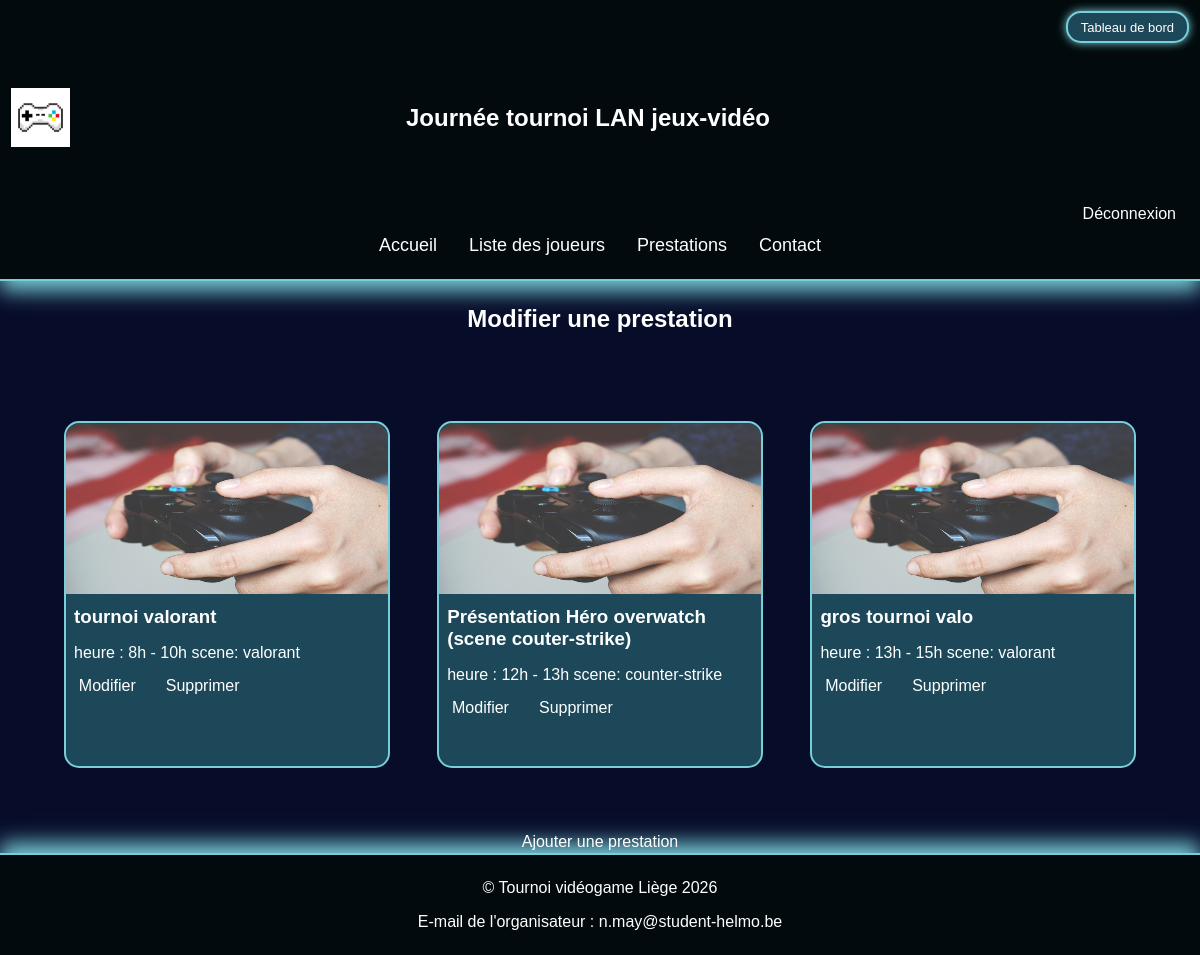
Screenshot of /modifierPrestation.php (signed in) with the database file from the repository.
### tables this page shows
CREATE TABLE `prestation` (
  `idPrestation` int(2) NOT NULL,
  `titre` varchar(50) NOT NULL,
  `description` varchar(200) NOT NULL,
  `image` varchar(100) NOT NULL,
  `idScene` int(2) NOT NULL,
  `idJoueur` int(2) NOT NULL,
  `idheure` int(2) DEFAULT NULL
);

CREATE TABLE `heure` (
  `idHeure` int(1) NOT NULL,
  `Heure1` int(1) NOT NULL,
  `Heure2` int(1) NOT NULL
);

CREATE TABLE `scene` (
  `idScene` int(2) NOT NULL,
  `nom` varchar(50) NOT NULL
);

### app/Model/Joueur.php (called while the page is built, shortened)
<?php
require_once __DIR__ . "/utilisateur.php";
require_once __DIR__ . "/prestation.php";
class Joueur
{
    private int $idJoueur;
    public function getIdJoueur() :int {
        return $this->idJoueur;
    }
    public function getPrestations() {
         $pdo = Database::getPDO();
        $requete = $pdo->prepare("SELECT idPrestation AS idPrestation, idScene AS idScene, idJoueur AS idJoueur, idheure AS idHeure, titre AS titre, description AS description, image AS image FROM prestation WHERE idJoueur = :id");
        $requete->bindValue(':id',$this->getIdJoueur(),PDO::PARAM_INT);
        $requete->execute();
        $requete->setFetchMode(PDO::FETCH_CLASS,Prestation::class);
        return $requete->fetchAll() ;
    }
}
?>

### app/Model/utilisateur.php (called while the page is built, shortened)
<?php
require_once __DIR__ . "/Joueur.php";
class Utilisateur
{
    private int $idUser;
    public function getIdUser(): int
    {
        return $this->idUser;
    }
    public function getIdUtilisateur(): int
    {
        return $this->getIdUser();
    }
    public static function findByEmail(string $email)
    {
        $pdo = Database::getPDO();
        $requete = $pdo->prepare("SELECT idUser AS idUser, nom, prenom, motDePasse AS password, Email AS email FROM utilisateur WHERE Email = :email");
        $requete->bindValue(':email', $email, PDO::PARAM_STR);
        $requete->execute();
        $requete->setFetchMode(PDO::FETCH_CLASS, Utilisateur::class);
        return $requete->fetch() ?: null;
    }
    public function getJoueur(): ?Joueur
    {
       $pdo = Database::getPDO();
        $requete = $pdo->prepare("SELECT idJoueur AS idJoueur, pseudo, photo, description, idUtilisateur FROM joueur WHERE idUtilisateur = :id");
        $requete->bindValue(':id', $this->getIdUtilisateur(), PDO::PARAM_INT);
        $requete->execute();
        $requete->setFetchMode(PDO::FETCH_CLASS, Joueur::class);
        return $requete->fetch() ?: null;
    }
}

### app/Model/prestation.php (called while the page is built, shortened)
<?php
require_once __DIR__ . "/Scene.php";
require_once __DIR__ . "/Heure.php";
require_once __DIR__ . "/Joueur.php";
class Prestation
{
    private ?int $idPrestation = null;
    private ?string $titre = null;
    private ?string $image = null;
    public function getTitre(): string
    {
        return $this->titre;
    }
    public function getImage(): string
    {
        return $this->image;
    }
    public function getIdPrestation(): ?int
    {
        return $this->idPrestation;
    }
    public function findScene(int $id)
    {
        $pdo = Database::getPDO();
        $requete = $pdo->prepare("SELECT * FROM scene WHERE idScene = :id");
        $requete->bindValue(':id', $id, PDO::PARAM_INT);
        $requete->execute();
        $requete->setFetchMode(PDO::FETCH_CLASS, Scene::class);
        return $requete->fetch() ?: null;
    }
    public function findHeure(?int $id = null)
    {
        $pdo = Database::getPDO();
        $requete = $pdo->prepare("SELECT * FROM heure WHERE idHeure = :id");
        $requete->bindValue(':id', $id, PDO::PARAM_INT);
        $requete->execute();
        $requete->setFetchMode(PDO::FETCH_CLASS, Heure::class);
        return $requete->fetch() ?: null;
    }
}

### app/Model/Heure.php (called while the page is built, shortened)
<?php
class Heure {
    private ?int $Heure1 = null;
    private ?int $Heure2 = null;
    public function toString(): String {
        return $this->Heure1 . "h - ". $this->Heure2. "h";
    }
}
?>

### app/Model/Scene.php (called while the page is built, shortened)
<?php
class Scene
{
    private ?string $nom = null;
    public function getNom()
    {
        return $this->nom;
    }
}
?>

### modifierPrestation.php (the view, shortened to what this page needs)
<?php
require_once "app/Model/utilisateur.php";
require_once "app/Model/prestation.php";
try {
    if (!empty($_SESSION['user_email'])) {
        $utilisateur = Utilisateur::findByEmail($_SESSION['user_email']);
        if ($utilisateur) {
            $Joueur = $utilisateur->getJoueur();
            if ($Joueur) {
                $prestations = $Joueur->getPrestations();
            }
        }
    }
} catch (Exception $e) {
    $error = "Erreur de base de données.";
    $utilisateur = null;
    $Joueur = null;
}
?>
<!DOCTYPE html>
<html lang="fr">
<head>
    <link rel="stylesheet" href="assets/css/Style.css">
</head>
<body>
    <?php require_once "app/view/header.php"; ?>
    <main>
        <h2>Modifier une prestation</h2>
        <?php if (isset($error)) : ?>
            <span><?php echo htmlspecialchars($error); ?></span>
        <?php elseif (isset($prestations) && !empty($prestations)) : ?>
            <div class="ListeVignette">
            <?php foreach ($prestations as $prestation) : ?>
            <?php $heure = $prestation->findHeure($prestation->getIdHeure());
                  $scene = $prestation->findScene($prestation->getidScene());?>
            <div class="ModifPrestaVignette">
                <img src='assets/img/<?php echo htmlspecialchars($prestation->getImage()); ?>' alt='image de manette'>
                <h3><?php echo htmlspecialchars($prestation->getTitre()); ?></h3>
                <p><?php echo "heure : " . htmlspecialchars($heure->toString()) . " scene: " . htmlspecialchars($scene->getNom()); ?></p>
                <div class="prestationActions">
                    <a href="updatePrestation.php?id=<?php echo htmlspecialchars($prestation->getIdPrestation()); ?>" class="Deconnexion">Modifier</a>
                    <form action="modifierPrestation.php" method="post" onsubmit="return confirm('Voulez-vous vraiment supprimer cette prestation ?');">
                        <button type="submit" class="delete-btn">Supprimer</button>
                    </form>
                </div>
            </div>
            <?php endforeach; ?>
            </div>
            <?php endif; ?>
            <a href="ajouterPrestation.php" class="Deconnexion" >Ajouter une prestation</a>
    </main>
    <?php require_once "app/view/footer.php"; ?>
</body>
</html>

### assets/css/Style.css (style rules this page uses)
* { font-family: Arial, Helvetica, sans-serif; padding: 0; margin: 0; color: white; }
body { display: flex; flex-direction: column; min-height: 100vh; }
a.Deconnexion, button.delete-btn { display: inline-block; margin: 0; padding: 0.1rem 0.8rem; position: relative; z-index: 1; background: transparent; border: none; color: white; font: inherit; cursor: pointer; text-align: right; }
a { color: white; padding: 0.5rem; text-decoration: none; }
p { padding: 0.5rem; }
main { background-color: #070C29; display: flex; flex: 1; flex-direction: column; align-items: center; }
h2 { padding: 0.5rem; margin: 1rem; }
form { margin: 4rem 2rem 4rem 2rem; padding: 1rem; border: #79CFD9 solid 2px; box-shadow: #79CFD9 0 0 10px; display: flex; width: 50%; height: 100%; flex-direction: column; border-radius: 15px; background-color: #051926; }
button { padding: 1rem; border-radius: 15px; width: 50%; margin: 1rem; background-color: #1C4859; border: #79CFD9 solid 2px; box-shadow: #79CFD9 0 0 10px; transition: 0.3s ease; }
div.ListeVignette { display: flex; justify-content: space-between; gap: 2rem; padding: 2rem; flex-wrap: wrap; margin: 2rem; }
h3 { padding: 0.5rem; }
.ModifPrestaVignette { width: 30%; border: #79CFD9 solid 2px; border-radius: 15px; background-color: #1C4859; transition: 0.3s ease; }
.ModifPrestaVignette img { border-radius: 15px 15px 0 0; width: 100%; height: 50%; }
.prestationActions form { display: inline-block; margin: 0; padding: 0; background: transparent; border: none; box-shadow: none; }
button.delete-btn { display: inline-block; color: white; border: none; background: transparent; padding: 0.4rem 0.8rem; margin: 0; font: inherit; cursor: pointer; text-decoration: none; box-shadow: none; }

### rows the page displays
prestation: image (picture), titre "tournoi valorant", idheure.Heure2 "8h - 10h", idScene.nom "valorant"
prestation: image (picture), titre "Présentation Héro overwatch (scene couter-strike)", idheure.Heure2 "12h - 13h", idScene.nom "counter-strike"
prestation: image (picture), titre "gros tournoi valo", idheure.Heure2 "13h - 15h", idScene.nom "valorant"
